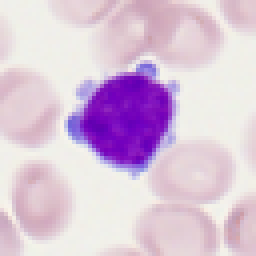
#> input picture Colored Images/Sample_1.tiff, 64 x 64 px (shown 4 times larger); its folder holds only this picture in this run
$ python Pink_Extractor.py
#> lines starting #> are read from the running program, lines starting #| are printed output that depends on the picture
import os
from PIL import Image

# Define the low and high points for the "pink" color range
LOW_POINT = (180, 100, 150)  # Adjusted Low range for RGB to capture lighter pinks
HIGH_POINT = (255, 200, 255)  # Adjusted High range for RGB to capture darker pinks

# Function to check if a color is within the specified range
def is_color_in_range(color, low, high):
    r, g, b = color
    return low[0] <= r <= high[0] and low[1] <= g <= high[1] and low[2] <= b <= high[2]

# Function to extract pink colors and mark their pixel locations on a white canvas
def extract_pink_colors_and_mark():
    for image_number in range(1, 12):  # Loop through Sample_1.tiff to Sample_11.tiff
        # Define the path for the TIFF image
        tiff_image_path = f'Sample_{image_number}.tiff'

        # Open the image
        try:
            img = Image.open(tiff_image_path)
#> img is the input picture: PIL image 64x64 RGBA; mean R, G, B, A 218.3, 195.7, 216.9, 255
        except FileNotFoundError:
            print(f"File not found: {tiff_image_path}. Skipping...")
            continue  # Skip this iteration if the file is not found

        img = img.convert("RGB")  # Ensure the image is in RGB mode
#> img: PIL image 64x64 RGB

        # Get image dimensions
        width, height = img.size
#> width = 64; height = 64

        # Create a white canvas of the same size
        canvas = Image.new("RGB", (width, height), "white")
#> canvas: PIL image 64x64 RGB; every value is 255

        # Open a text file to log pixel colors and locations
        with open(f"pixel_colors_Sample_{image_number}.txt", "w") as file:
            # Iterate through each pixel in the image
            for x in range(width):
                for y in range(height):
                    # Get the RGB value of the current pixel
                    color = img.getpixel((x, y))

                    # Check if the color is within the "pink" range
                    if is_color_in_range(color, LOW_POINT, HIGH_POINT):
                        # Mark the pixel on the canvas with the same color as the original pixel
                        canvas.putpixel((x, y), color)

                        # Write the pixel location and color to the text file
                        file.write(f"Pixel ({x}, {y}): rgb({color[0]}, {color[1]}, {color[2]})\n")
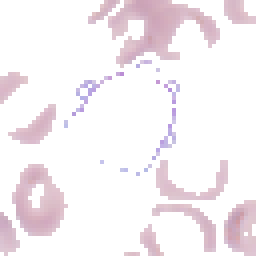
#> canvas: PIL image 64x64 RGB (shown 4 times larger); mean R, G, B 246.2, 239.9, 243.3

        # Save the marked canvas as a new image
        output_canvas_path = f"marked_canvas_Sample_{image_number}.png"
        canvas.save(output_canvas_path)
        print(f"Marked canvas saved as: {output_canvas_path}")
#| Marked canvas saved as: marked_canvas_Sample_1.png
        print(f"Pixel colors and locations saved to: pixel_colors_Sample_{image_number}.txt")

# Run the function to extract pink colors and mark the pixels
extract_pink_colors_and_mark()
print("All image processing completed.")
